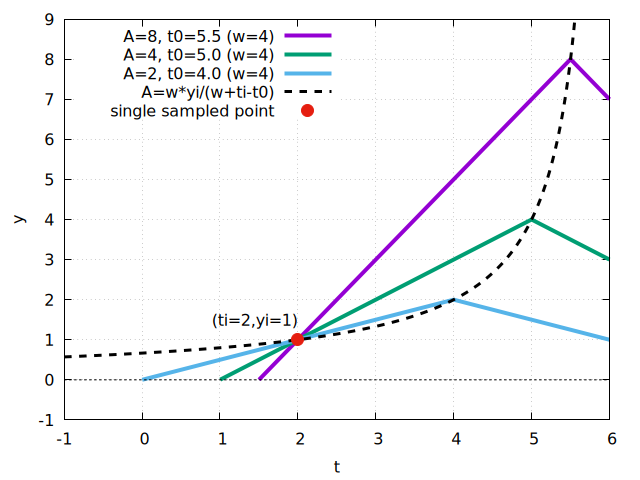

Recreate this plot in gnuplot.
set term pngcairo 
set output "leading_half.png"

w=4.
A=5.
t0=5.

set samples 1000
set xlabel "t"
set ylabel "y"
set xtics 1
set ytics 1

sig(x,w) = (abs(x)<=w)?(1-abs(x)/w):0/0


set label "(ti=2,yi=1)" at 2,1.5 right

set grid
set key top left
plot[-1:6][-1:9] \
	8*sig(x-5.5,4) lw 4 title "A=8, t0=5.5 (w=4)"   , \
	4*sig(x-5,4) lw 4   title "A=4, t0=5.0 (w=4)"   , \
	2*sig(x-4,4) lw 4   title "A=2, t0=4.0 (w=4)"   , \
	0 lw 1 dt '-' lc black notitle,  \
	4*1/(4+2-x) w l lw 3 lc black dt '-' title "A=w*yi/(w+ti-t0)", \
	"single_sample.dat" using 1:2 w p pt 7 ps 2 lt 7 title "single sampled point"